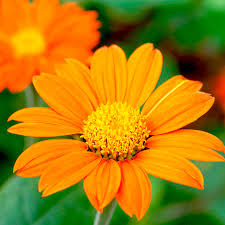
#> input picture CV_Course/CV_liao/HW3/flower.jpeg, 225 x 225 px
$ python fft_images_ifft.py --firstimage flower.jpeg --choice 0
#> lines starting #> are read from the running program, lines starting #| are printed output that depends on the picture
import cv2, json, os
import numpy as np
import matplotlib.pyplot as plt
from argparse import ArgumentParser

# part 2 : show only one phase or magnitude in single image
#============================================================
# [82 lines left out: functions operting_for_single_only_phase_spectrum, operting_for_two_swtich_phase_spectrum, not called in this run]

# ================================================
# fft and ifft, we also shift to center and shift it back
if __name__ == "__main__" :
    parser = ArgumentParser('Process Image With Fast Fourier Transformation : About Phase and Spectrum.')
    parser.add_argument('--firstimage', required = True , metavar='path/to/image', dest="img_name_1", help="Input your first image.")
    parser.add_argument('--secondimage', metavar='path/to/image', dest="img_name_2", help="Input your second image.")
    parser.add_argument('--output', metavar='path/to/output/directory', dest="out_dir", help="Output image to a specific directory", default="output_directory_default")
    parser.add_argument('--choice', required = True , type=int , choices = [0,1,2], dest="choice", help="0 for single show.\n1 for show single one aspect.\n2 for double switch.", default="2")
    args = parser.parse_args()

    # get filename
    img_name_1 = args.img_name_1
    filename = os.path.splitext(img_name_1)[0]
    img_name_2 = args.img_name_2

    # if second image
    if img_name_2 == None :
        img_name_2 = img_name_1

    out_dir = args.out_dir
    choices = args.choice

    # create folder
    if not os.path.exists(out_dir) :
        os.makedirs(out_dir)

    # check if first image is a real image
    if ((img_name_1.endswith('.jpg')) or (img_name_1.endswith('.jpeg')) or (img_name_1.endswith('.png')) or (img_name_1.endswith('.tif'))):
        pass
    else:
        parser.error("file type is wrong !!")

    # get first image
    img_1 = cv2.imread(img_name_1,0)
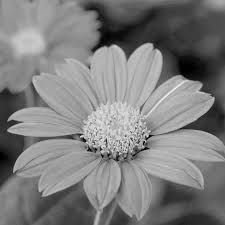
#> img_1: shape (225, 225); min 0, max 246, mean 125.7
    img_1 = cv2.resize(img_1,(512,512))
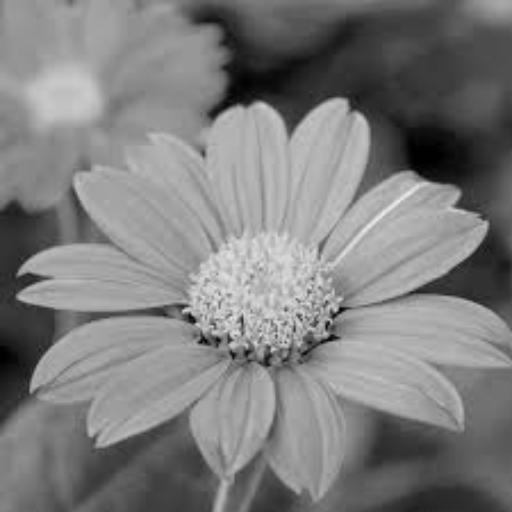
#> img_1: shape (512, 512); min 0, max 239, mean 125.6
    f_1 = np.fft.fft2(img_1)
    fshift_1 = np.fft.fftshift(f_1)

    # use fft to get magnitude
    magnitude_spectrum_1 = np.log(np.abs(fshift_1))
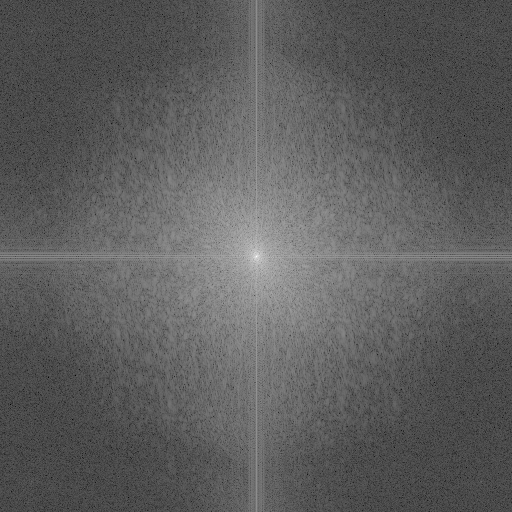
#> magnitude_spectrum_1: shape (512, 512) float64; min -0.29, max 17.31, mean 6.2; drawn with min black and max white
    magnitude_spectrum_normalized_1 = (magnitude_spectrum_1-np.min(magnitude_spectrum_1))/(np.max(magnitude_spectrum_1)-np.min(magnitude_spectrum_1))

    # use fft to get phase
    phase_1 = np.angle(fshift_1)
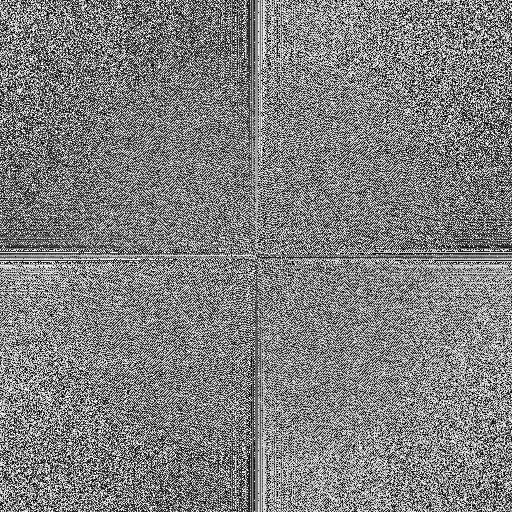
#> phase_1: shape (512, 512) float64; min -3.14, max 3.14, mean 1.2e-05; drawn with min black and max white
    phase_normalized_1 = (phase_1-np.min(phase_1))/(np.max(phase_1)-np.min(phase_1))

    # if first image == second image
    if img_name_1 == img_name_2 :

        img_combine_original = img_1
        cv2.imwrite(out_dir + '/img_original_' + filename + '.jpg',img_combine_original)

    else :

        # get second image
        img_2 = cv2.imread(img_name_2,0)
        img_2 = cv2.resize(img_2,(512,512))
        f_2 = np.fft.fft2(img_2)
        fshift_2 = np.fft.fftshift(f_2)

        # use fft to get magnitude
        magnitude_spectrum_2 = np.log(np.abs(fshift_2))
        magnitude_spectrum_normalized_2 = (magnitude_spectrum_2-np.min(magnitude_spectrum_2))/(np.max(magnitude_spectrum_2)-np.min(magnitude_spectrum_2))

        # use fft to get phase
        phase_2 = np.angle(fshift_2)
        phase_normalized_2 = (phase_2-np.min(phase_2))/(np.max(phase_2)-np.min(phase_2))

        # horizontally concat two image, then write
        img_combine_original = np.hstack((img_1,img_2))

        cv2.imwrite(out_dir + '/img_combine_original_both.jpg',img_combine_original)

    # show image
    cv2.imshow('Imgage Original',img_combine_original)


    # part 1 : show phase and magnitude in single image
    if choices == 0 :

        # horizontally stack magnitude and phase
        magnitude_phase = np.hstack((magnitude_spectrum_normalized_1,phase_normalized_1))
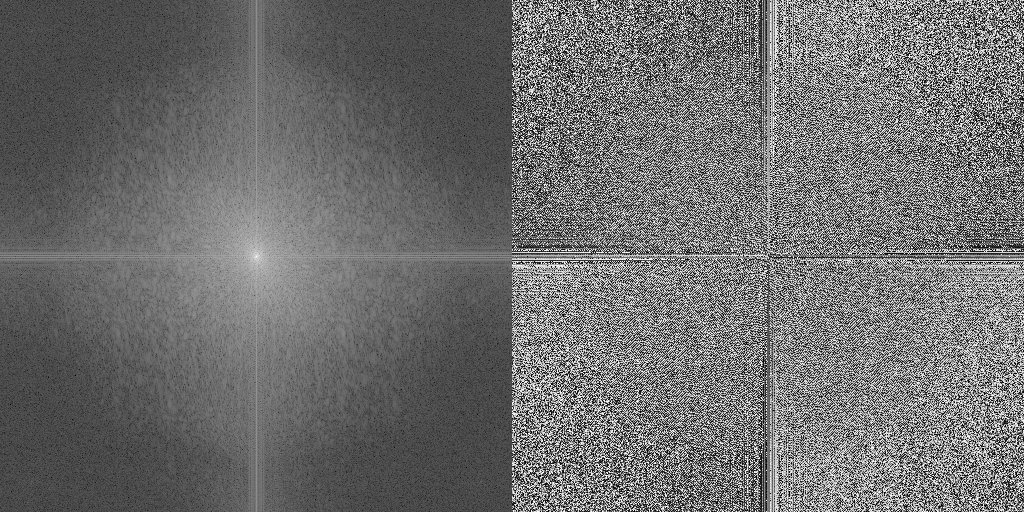
#> magnitude_phase: shape (512, 1024) float64; min 0, max 1, mean 0.434

        cv2.imshow('spectrum and phase',magnitude_phase)
        cv2.imwrite(out_dir + '/spectrum_and_phase_' + filename + '.jpg', magnitude_phase*255)

        # wait for ESC key to exit
        if cv2.waitKey(0) == 27:
#> (key Esc is pressed here)
            cv2.destroyAllWindows()

    # ================================================
    # part 2 : show only one phase or magnitude in single image
    elif choices == 1 :

        operting_for_single_only_phase_spectrum(img_1,fshift_1,phase_1,out_dir,filename)

    # ================================================
    # part 3 : combine two images using their phase and magnitude
    elif choices == 2 :

        # if use option 2, you need different images
        if img_name_1 == img_name_2 :
            parser.error("\nYou need to Specifiy another image !!")

        else :

            operting_for_two_swtich_phase_spectrum(img_1,fshift_1,fshift_2,phase_1,phase_2,out_dir)

    # ================================================
    else :
        parser.error("\nChoice is Wrong ( only 1 to 2 ) !!")
